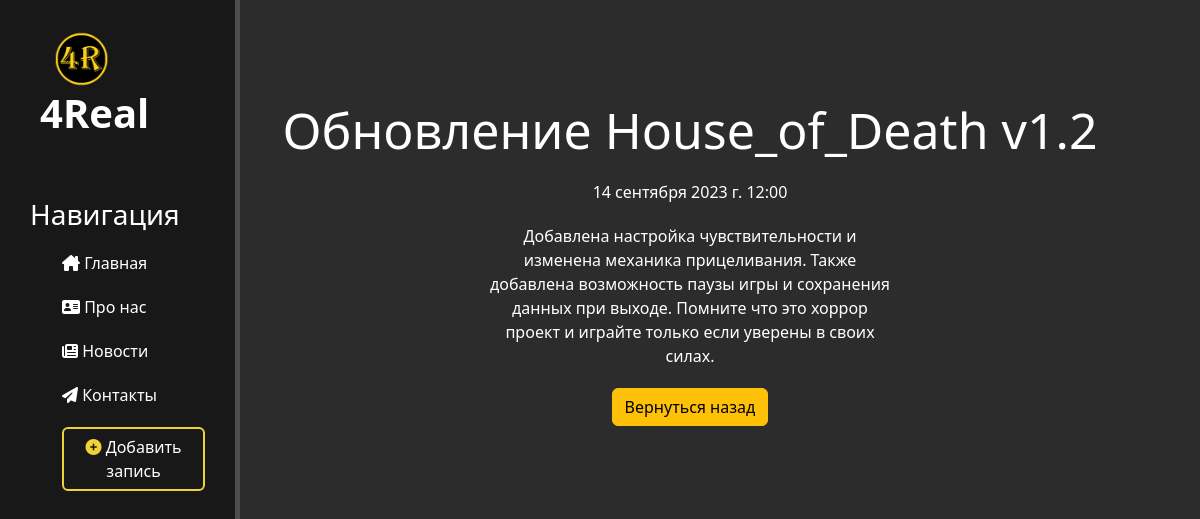
The app's page /info/9 with its own data.
### info/models.py (models this page shows, shortened)
class Articles(models.Model):
    title = models.CharField('Название', max_length=50)
    anons = models.CharField('Анонс', max_length=250)
    full_text = models.TextField('Статья')
    date = models.DateTimeField('Дата публикации')
    class Meta:
        verbose_name = 'Новость'
        verbose_name_plural = 'Новости'

### info/views.py (the view)
# urls.py: path('<int:pk>', NewsDetailView.as_view(), name ="info-detail")]
class NewsDetailView(DetailView):
    model = Articles
    template_name = 'info/details_view.html'
    context_object_name = 'article'

### info/templates/info/details_view.html (shortened to what this page needs)
{% extends 'News/layout.html' %}
{% block content %}
    <div class="features">
        <h1>{{ article.title }}</h1>
        <p>{{ article.date }}</p>
        <p>{{ article.full_text }}</p>
        <a href="{% url 'info_home' %}" class="btn btn-warning">Вернуться назад</a>
    </div>
{%endblock%}

### News/static/News/css/main.css (style rules this page uses)
body { background: #2c2c2c; }
main .features { float: left; color: #fff; margin-top: 100px; text-align: center; width: 75%; }
main .features h1 { font-size: 50px; }
main .features p { max-width: 400px; margin: 20px auto; }
a { color: #ed5959; }

### records on screen
Articles: title "Обновление House_of_Death v1.2", date "14 сентября 2023 г. 12:00", full_text "Добавлена настройка чувствительности и изменена механика прицеливания. Также добавлена возможность паузы игры и сохранения данных при выходе. Помните что это хоррор проект и играйте только если уверены в своих силах."
